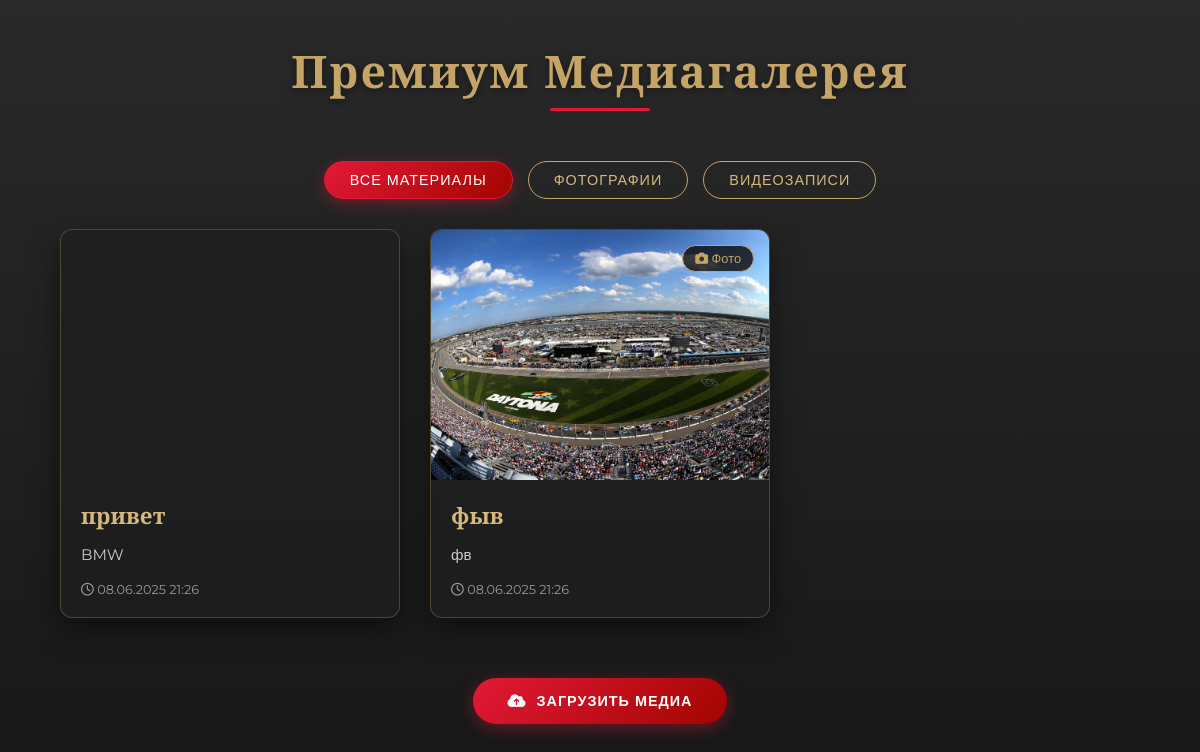
The app's page /gallery/ (signed in) with its own data.
### imsa_gallery/models.py (models this page shows, shortened)
class MediaItem(models.Model):
    MEDIA_TYPE_CHOICES = [
        ('image', 'Изображение'),
        ('video', 'Видео'),
    ]
    title = models.CharField(max_length=200, verbose_name="Название")
    description = models.TextField(blank=True, verbose_name="Описание")
    file = models.FileField(upload_to='gallery/', verbose_name="Файл")
    media_type = models.CharField(
        max_length=10,
        choices=MEDIA_TYPE_CHOICES,
        verbose_name="Тип медиа"
    )
    uploaded_at = models.DateTimeField(default=timezone.now, verbose_name="Дата загрузки")
    uploaded_by = models.ForeignKey(User, on_delete=models.CASCADE, verbose_name="Загрузил")
    def is_image(self):
        return self.media_type == 'image'

### imsa_gallery/views.py (the view)
# urls.py: path('gallery/', include('imsa_gallery.urls')),
def gallery(request):
    media_items = MediaItem.objects.all().order_by('-uploaded_at')
    return render(request, 'imsa_gallery/gallery.html', {'media_items': media_items})

### imsa_gallery/templates/imsa_gallery/gallery.html (shortened to what this page needs)
{% load static %}
<!DOCTYPE html>
<html lang="en">
<head>
    <link rel="stylesheet" href="https://cdn.jsdelivr.net/npm/@fancyapps/ui@5.0/dist/fancybox/fancybox.css"/>
</head>
<body>
    <h1>Премиум Медиагалерея</h1>
    <div class="filters">
        <button class="filter-btn active" data-filter="all">Все материалы</button>
        <button class="filter-btn" data-filter="image">Фотографии</button>
        <button class="filter-btn" data-filter="video">Видеозаписи</button>
    </div>
    <div class="gallery">
        {% for item in media_items %}
        <div class="gallery-item" data-type="{% if item.is_image %}image{% else %}video{% endif %}">
            <div class="media-container">
                {% if item.is_image %}
                    <a href="{{ item.file.url }}" data-fancybox="gallery" data-caption="{{ item.title }}">
                        <img src="{{ item.file.url }}" alt="{{ item.title }}">
                    </a>
                    <span class="media-badge"><i class="fas fa-camera"></i> Фото</span>
                {% endif %}
            </div>
            <div class="gallery-content">
                <h3>{{ item.title }}</h3>
                <p>{{ item.description }}</p>
                <small><i class="far fa-clock"></i> {{ item.uploaded_at|date:"d.m.Y H:i" }}</small>
            </div>
        </div>
        {% endfor %}
    </div>
    {% if user.is_authenticated and user.username == "root" %}
    <div class="upload-link">
        <a href="{% url 'upload_media' %}" class="upload-btn">
            <i class="fas fa-cloud-upload-alt"></i> Загрузить медиа
        </a>
    </div>
    {% endif %}
</body>
</html>

### imsa_gallery/templates/imsa_gallery/gallery.html (style rules this page uses)
:root { --dark: #121212; --darker: #0a0a0a; --light: #f8f8f8; --gold: #c5a467; --gold-light: #d4b87c; --gold-dark: #b08c54; --accent: #e31937; --imsa-blue: #0a2240; --imsa-red: #e31937; --imsa-gold: #d4af37; --card-bg: rgba(30, 30, 30, 0.8); --shadow: 0 10px 30px rgba(0, 0, 0, 0.5); --transition: all 0.3s ease; }
* { margin: 0; padding: 0; box-sizing: border-box; }
body { font-family: 'Montserrat', sans-serif; background: linear-gradient(135deg, var(--darker), var(--dark)); color: var(--light); min-height: 100vh; padding-bottom: 50px; background-image: linear-gradient(rgba(18, 18, 18, 0.9), rgba(10, 10, 10, 0.95)), url('https://images.unsplash.com/photo-1543351611-58f69d7c1781?ixlib=rb-1.2.1&auto=format&fit=crop&w=1350&q=80'); background-size: cover; background-attachment: fixed; }
h1 { font-family: 'Playfair Display', serif; text-align: center; color: var(--gold); padding: 40px 0 20px; font-size: 2.8rem; letter-spacing: 2px; text-shadow: 0 2px 10px rgba(0, 0, 0, 0.5); position: relative; margin-bottom: 40px; }
h1::after { content: ''; position: absolute; bottom: 10px; left: 50%; transform: translateX(-50%); width: 100px; height: 3px; background: var(--imsa-red); border-radius: 3px; }
.filters { margin: 30px auto; text-align: center; display: flex; justify-content: center; gap: 15px; flex-wrap: wrap; }
.filter-btn { padding: 10px 25px; background: transparent; color: var(--gold-light); border: 1px solid var(--gold); border-radius: 50px; cursor: pointer; transition: var(--transition); font-size: 0.9rem; text-transform: uppercase; letter-spacing: 1px; font-weight: 500; }
.filter-btn.active { background: linear-gradient(135deg, var(--imsa-red) 0%, #a10500 100%); color: white; border-color: var(--imsa-red); box-shadow: 0 4px 15px rgba(225, 25, 55, 0.4); }
.gallery { display: grid; grid-template-columns: repeat(auto-fill, minmax(300px, 1fr)); gap: 30px; padding: 0 5%; max-width: 1600px; margin: 0 auto; }
.gallery-item { background: var(--card-bg); border-radius: 12px; overflow: hidden; box-shadow: var(--shadow); transition: var(--transition); position: relative; border: 1px solid rgba(197, 164, 103, 0.3); }
.media-container { width: 100%; height: 250px; position: relative; overflow: hidden; }
.media-container img, .media-container video { width: 100%; height: 100%; object-fit: cover; display: block; transition: transform 0.5s ease; }
.media-badge { position: absolute; top: 15px; right: 15px; background: rgba(10, 10, 10, 0.8); color: var(--gold); padding: 5px 12px; border-radius: 20px; font-size: 0.8rem; z-index: 2; border: 1px solid var(--gold); font-weight: 500; }
.gallery-content { padding: 20px; }
.gallery-item h3 { font-family: 'Playfair Display', serif; font-size: 1.4rem; margin-bottom: 12px; color: var(--gold-light); }
.gallery-item p { font-size: 0.95rem; color: #ccc; line-height: 1.6; margin-bottom: 8px; }
.gallery-item small { font-size: 0.8rem; color: #999; display: block; margin-top: 15px; }
.upload-link { display: block; text-align: center; margin: 60px auto; max-width: 300px; }
.upload-btn { display: inline-flex; align-items: center; justify-content: center; padding: 14px 35px; background: linear-gradient(135deg, var(--imsa-red) 0%, #a10500 100%); color: white; border-radius: 50px; font-weight: 600; text-transform: uppercase; letter-spacing: 1px; transition: var(--transition); box-shadow: 0 4px 15px rgba(225, 25, 55, 0.4); border: none; cursor: pointer; text-decoration: none; font-size: 0.9rem; }
.upload-btn i { margin-right: 10px; }
.gallery-item { animation: fadeIn 0.6s ease forwards; opacity: 0; }
.gallery-item:nth-child(1) { animation-delay: 0.1s; }
.gallery-item:nth-child(2) { animation-delay: 0.2s; }

### records on screen
MediaItem: title "привет", description "BMW", uploaded_at "08.06.2025 21:26"
MediaItem: file (picture), title "фыв", description "фв", uploaded_at "08.06.2025 21:26"
